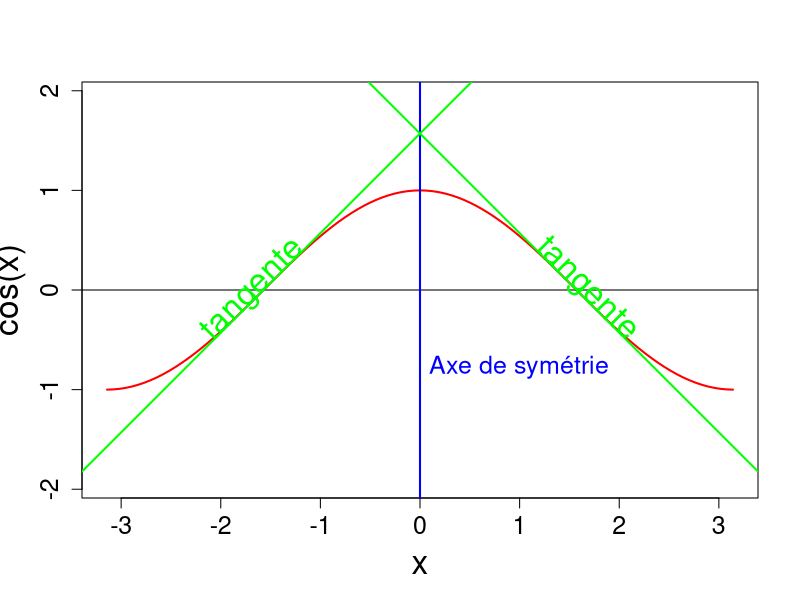
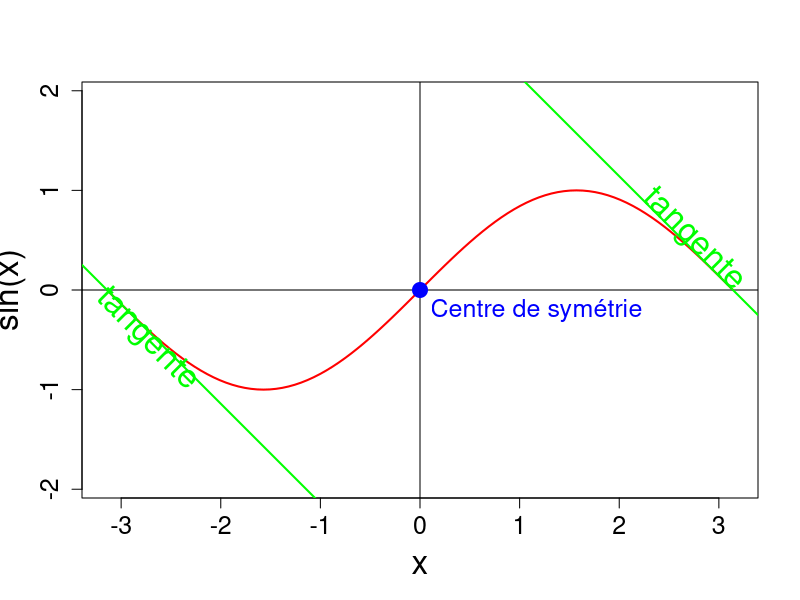
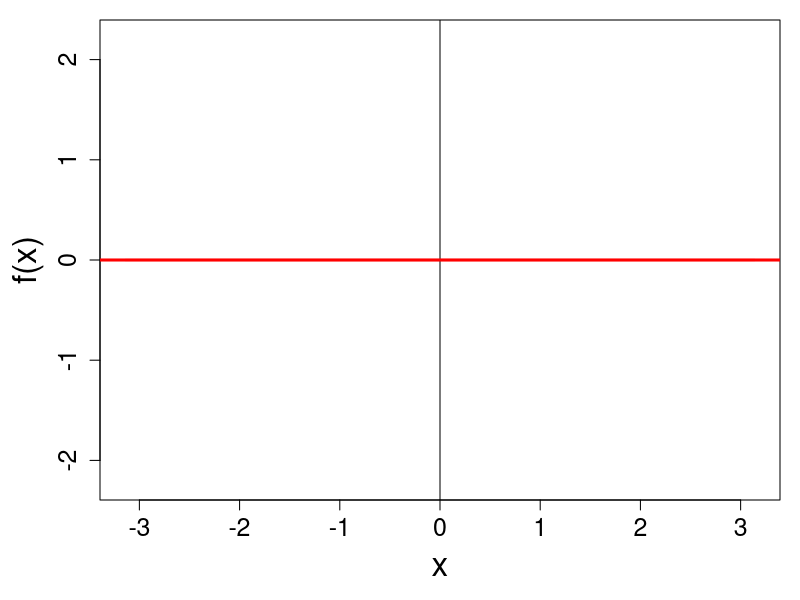
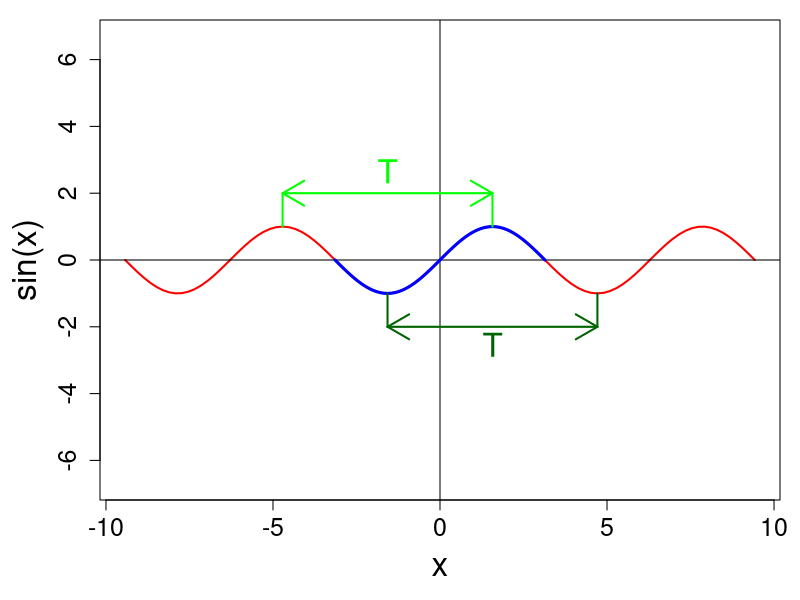
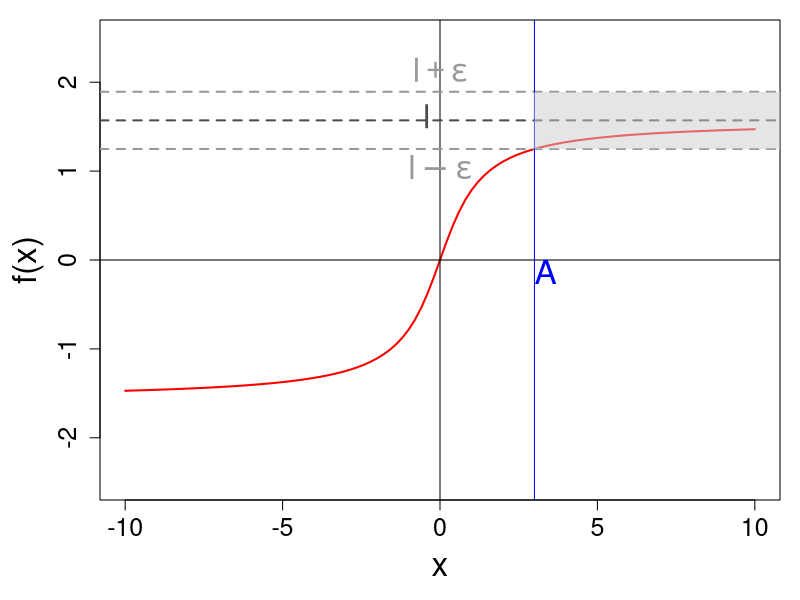
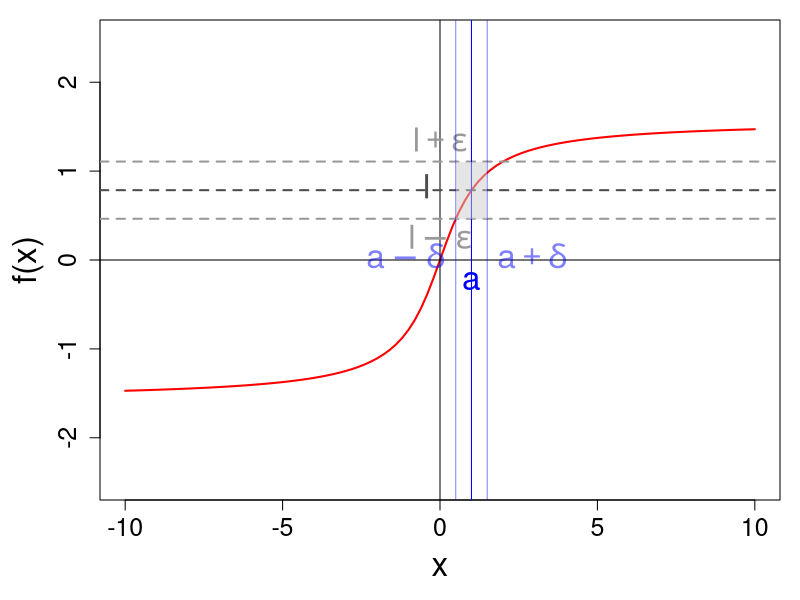

Here is the R script that generated these plots, in order: (Note: this script raises an error after producing the figures.)
## ---- chunk 1
knitr::opts_chunk$set(echo = FALSE, cache = TRUE)
## ---- chunk 2
curve(cos, from = -pi, to = pi, lwd = 2, col = "red", cex.axis = 1.5, cex.lab = 2, asp = 1)
abline(h = 0, v = 0)
abline(v = 0, col = "blue", lwd = 2)
text(0, -0.75, labels = "Axe de symétrie", adj = c(-0.05, 0.5), cex = 1.5, col = "blue")
abline(a = pi/2, b = -1, col = "green", lwd = 2)
abline(a = pi/2, b = 1, col = "green", lwd = 2)
text(-(pi/2 + 0.1), 0, labels = "tangente", srt = 45, cex = 2, col = "green")
text( (pi/2 + 0.1), 0, labels = "tangente", srt = -45, cex = 2, col = "green")
## ---- chunk 3
curve(sin, from = -pi, to = pi, lwd = 2, col = "red", cex.axis = 1.5, cex.lab = 2, asp = 1)
abline(h = 0, v = 0)
points(0, 0,  pch = 19, cex = 2, col = "blue")
text(0 , 0, labels = "Centre de symétrie", adj = c(-0.05, 1.5), cex = 1.5, col = "blue")
abline(a = -pi, b = -1, col = "green", lwd = 2)
abline(a = +pi, b = -1, col = "green", lwd = 2)
offset <- 0.5
text(+pi + 0.1 - offset, 0 + offset, labels = "tangente", srt = -45, cex = 2, col = "green")
text(-(pi + 0.1 - offset), -(0 + offset), labels = "tangente", srt = -45, cex = 2, col = "green")
## ---- chunk 4
par(mar = c(5, 5, 1, 1))
f <- function(x) { rep(0, length(x)) }
curve(f, from = -pi, to = pi, lwd = 2, col = "red", cex.axis = 1.5, cex.lab = 2, asp = 1)
abline(h = 0, v = 0)
lines(c(-4, 4), c(0, 0), col = "red", lwd = 3)
## ---- chunk 5
curve(sin, from = -3*pi, to = 3*pi, lwd = 2, col = "red", cex.axis = 1.5, cex.lab = 2, asp = 1)
abline(h = 0, v = 0)
curve(sin, from = -pi, to = pi, lwd = 3, col = "blue", cex.axis = 1.5, cex.lab = 2, asp = 1, add = TRUE)
arrows(x0 = -3*pi/2, x1 = pi/2, y0 = 2, code = 3, col = "green", lwd = 2); segments(x0 = c(-3, 1)*pi/2, y0 = 1, y1 = 2, lwd = 2, col = "green"); text(-pi/2, 2, label = "T", col = "green", pos = 3 ,cex = 2)
arrows(x0 = -pi/2, x1 = 3*pi/2, y0 = -2, code = 3, col = "darkgreen", lwd = 2); segments(x0 = c(-1, 3)*pi/2, y0 = -1, y1 = -2, lwd = 2, col = "darkgreen"); text(pi/2, -2, label = "T", col = "darkgreen", pos = 1 ,cex = 2)
## ---- chunk 6
par(mar = c(5, 5, 1, 1))
curve(atan, -10, 10, col = "red", lwd = 2, ylab = "f(x)", cex.axis = 1.5, cex.lab = 2, ylim = c(-2.5, 2.5))
abline(v = 0, h = 0)
abline(h = pi/2, col = "grey30", lwd = 2, lty = 2)
vareps <- pi/2 - atan(3)
abline(h = pi/2 + vareps * c(-1, 1), col = "grey60", lwd = 2, lty = 2)
text(x = 0, y = pi/2 + vareps * c(-1, 0, 1), labels = c(expression(l-epsilon, l, l + epsilon)), pos = c(1, 2, 3), cex = 2, col = c("grey30", "grey60")[c(2, 1, 2)])
abline(v = 3, col = "blue")
text(x = 3, y = 0, labels = "A", adj = c(0, 1), cex = 2, col = "blue")
polygon(x = c(12, 3, 3, 12), y = pi/2 + vareps*c(-1, -1, 1, 1), col = scales::alpha("grey80", alpha = 0.5), border = NA)
## ---- chunk 7
par(mar = c(5, 5, 1, 1))
curve(atan, -10, 10, col = "red", lwd = 2, ylab = "f(x)", cex.axis = 1.5, cex.lab = 2, ylim = c(-2.5, 2.5))
abline(v = 0, h = 0)
abline(v = 1, col = "blue")
abline(h = pi/4, col = "grey30", lwd = 2, lty = 2)
text(x = c(0, 1), y = c(pi/4, 0), labels = c("l", "a"), pos = c(2, 1), cex = 2, col = c("grey60", "blue"))
vareps <- max(atan(1) - atan(1/2), atan(3/2) - atan(1)) 
abline(h = pi/4 + vareps * c(-1, 1), col = "grey60", lwd = 2, lty = 2)
text(x = 0, y = pi/4 + vareps * c(-1, 0, 1), labels = c(expression(l-epsilon, l, l + epsilon)), pos = c(1, 2, 3), cex = 2, col = c("grey30", "grey60")[c(2, 1, 2)])
delta <- min(3/2- 1, 1 - 1/2)
abline(v = 1 + delta * c(-1, 0, 1), col = c("blue", scales::alpha("blue", 0.5))[c(2, 1, 2)])
text(x = 1 + delta * c(-1, 1), y = 0, labels = expression(a - delta, a + delta), pos = c(2, 4), cex = 2, col = scales::alpha("blue", 0.5))
polygon(x = 1 + delta*c(1, -1, -1, 1), y = pi/4 + vareps*c(-1, -1, 1, 1), col = scales::alpha("grey80", alpha = 0.5), border = NA)
## ---- chunk 8
knitr::include_graphics("Images_externes/lego-assembled-disassembled.jpg")
## ---- chunk 9
f <- function(x) {x^2}
a <- 2
g <- function(x) {sqrt(x)}
b <- f(a)
n <- 1:10
for (i in n) {
  par(mfrow = c(1, 2))
  ai <- a + 1/i
  curve(f, 0, 3, col = "red", lwd = 2); abline(v = 0, h = 0); 
  abline(v = a, h = f(a)); 
  text(a, 0, labels = "a", col = "grey60", adj = c(1, 0), cex = 1.5)
  text(0, f(a), labels = expression(f(a) == b), col = "grey60", adj = c(0, 1), cex = 1.5)
  ## text(x = c(a, 0), y = c(0, f(a)), labels = c(expression(a, f(a) == b)), col = "grey60", pos = c(3, 4), cex = 2)
  points(x = a, y = f(a), pch = 19, col = "grey60", cex = 2)
  points(x = ai, y = 0, pch = 19, col = "blue")
  segments(x0 = ai, y0 = 0, y1 = f(ai), col = "blue")
  points(x = ai, y = f(ai), pch = 19, col = "black")
  segments(x0 = ai, x1 = 0, y0 = f(ai), col = "green")
  points(x = 0, y = f(ai), pch = 19, col = "green")
  text(x = ai, y = 0, labels = "x", col = "blue", pos = 3, cex = 1.5)
  text(x = 0, y = f(ai), labels = expression(f(x)), col = "green", pos = 4, cex = 1.5)
  bi <- f(ai)
  ## Second panel
  curve(g, 0, 9, col = "red", lwd = 2); abline(v = 0, h = 0)
  abline(v = b, h = g(b)); 
  text(b, 0, labels = "a", col = "grey60", adj = c(1, 0), cex = 1.5)
  text(0, g(b), labels = expression(g(b) == l), col = "grey60", adj = c(0, 1), cex = 1.5)
  points(x = b, y = g(b), pch = 19, col = "grey60", cex = 2)
  points(x = bi, y = 0, pch = 19, col = "green")
  segments(x0 = bi, y0 = 0, y1 = g(bi), col = "green")
  points(x = bi, y = g(bi), pch = 19, col = "black")
  segments(x0 = bi, x1 = 0, y0 = g(bi), col = "purple")
  points(x = 0, y = g(bi), pch = 19, col = "purple")
  text(x = bi, y = 0, labels = "f(x)", col = "green", pos = 3, cex = 1.5)
  text(x = 0, y = g(bi), labels = expression(g(f(x))), col = "purple", pos = 4, cex = 1.5)
}
## ---- chunk 10
par(mar = c(5, 5, 1, 1))
g <- function(x) { x^2 * sin(1/x) }
f <- function(x) { -x^2 }
h <- function(x) { x^2 }
curve(g, -0.01, 0.01, lwd = 2, col = "red", n = 1000, ylab = expression(paste(x^2, "sin(", 1/x, ")")))
curve(f, -0.01, 0.01, lwd = 2, col = "green", n = 1000, add = TRUE); text(0, 0, pos = 1, labels = "f(x)", cex = 2, col = "green")
curve(h, -0.01, 0.01, lwd = 2, col = "blue", n = 1000, add = TRUE); text(0, 0, pos = 3, labels = "h(x)", cex = 2, col = "blue")
